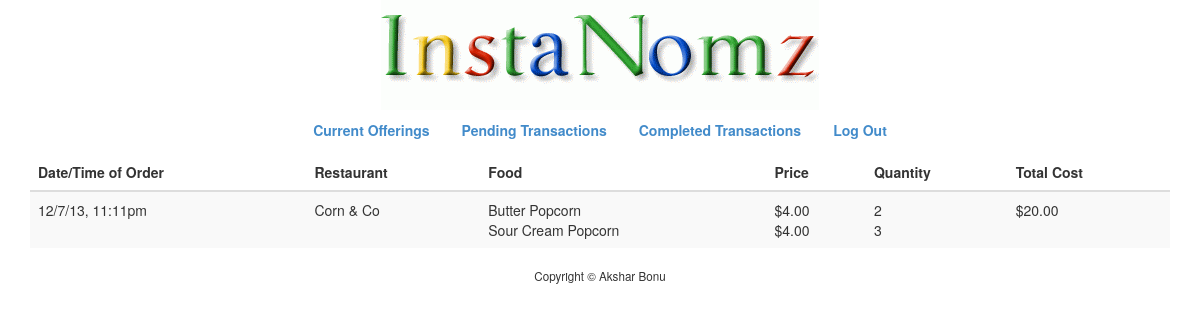
The app's page /completed_transactions_user.php (signed in) with its own data.
### tables this page shows
CREATE TABLE IF NOT EXISTS `completed_order` (
  `foods` mediumtext NOT NULL,
  `cost` decimal(65,2) NOT NULL,
  `id_restaurant` int(10) NOT NULL,
  `id_user` int(10) NOT NULL,
  `username` varchar(255) NOT NULL,
  `name` varchar(255) NOT NULL,
  `email` varchar(255) NOT NULL,
  `mobilenumber` varchar(255) NOT NULL,
  `dorm` varchar(255) NOT NULL,
  `datetime` timestamp NOT NULL DEFAULT CURRENT_TIMESTAMP ON UPDATE CURRENT_TIMESTAMP,
  `id` int(10) NOT NULL,
  `name_restaurant` varchar(255) NOT NULL,
  PRIMARY KEY (`id`)
);

### public/completed_transactions_user.php (called while the page is built, shortened)
<?php
    $orders = array();
    if (!empty($_SESSION["guest"]))
    {
        if (!empty($_SESSION["uniqueid"]))
        {
            foreach($_SESSION["uniqueid"] as $id)
            {
                $menuitem = query("SELECT * FROM completed_order WHERE id = ?", $id);
                if(!empty($menuitem))
                {
                    $orders[] = $menuitem[0];
                }
            }
        }
        if(empty($orders))
        {
            apologize(array("You have no completed orders!"), 1);
        }
    }
    else
    {
        $orders = query("SELECT * FROM completed_order WHERE id_user = ?", $_SESSION["id"]);
    }
    render("completed_transactions_form_user.php", ["orders" => $orders, "title" => "Current Menu"], 1);
?>

### templates/completed_transactions_form_user.php (the view)
<ul class="nav nav-pills">
    <li><a href="index.php"><strong>Current Offerings</strong></a></li>
    <?php
        if(empty($_SESSION["guest"]) && empty($_SESSION["id"]))
        {
            printf("<li><a href='login_user.php'><strong>Log In</strong></a></li>");
            printf("<li><a href='register_user.php'><strong>Sign Up</strong></a></li>");
            printf("<li><a href='guest_user.php'><strong>Sign Up as Guest</strong></a></li>");
        }
        else
        {
            printf("<li><a href='pending_transactions_user.php'><strong>Pending Transactions</strong></a></li>");
            printf("<li><a href='completed_transactions_user.php'><strong>Completed Transactions</strong></a></li>");
            if(!empty($_SESSION["guest"]))
            {
                printf("<li><a href='logout_user.php'><strong>Log Out of Guest</strong></a></li>");
            }
            else if(!empty($_SESSION["id"]))
            {
                printf("<li><a href='logout_user.php'><strong>Log Out</strong></a></li>");
            }
        }
    ?>
</ul>
<table class="table table-striped">
    <thead>
        <tr>
            <th>Date/Time of Order</th>
            <th>Restaurant</th>
            <th>Food</th>
            <th>Price</th>
            <th>Quantity</th>
            <th>Total Cost</th>
        </tr>
    </thead>
    <tbody>
    <?php
        if (!empty($orders))
        {
            foreach ($orders as $item)
            {
                $foods = unserialize($item["foods"]);
                printf("<tr>");
                printf("<td>%s</td>", date("n/j/y, g:ia", strtotime($item["datetime"])));
                printf("<td>%s</td>", htmlspecialchars($item["name_restaurant"]));
                printf("<td>");
                foreach ($foods["food"] as $food)
                {
                    printf("%s<br/>", htmlspecialchars($food));
                }
                printf("</td>");
                printf("<td>");
                foreach ($foods["price"] as $price)
                {
                    printf("$%s<br/>", number_format($price, 2));
                }
                printf("</td>");
                printf("<td>");
                foreach ($foods["quantity"] as $quantity)
                {
                    printf("%s<br/>", number_format($quantity, 0));
                }
                printf("</td>");
                printf("<td>$%s</td>", number_format($item["cost"], 2));
                printf("</tr>");
            }
        }
    ?>
    </tbody>
</table>

### public/css/styles.css (style rules this page uses)
#middle td { text-align: left; }
#middle .nav { display: inline-block; }

### records on screen
completed_order: datetime "12/7/13, 11:11pm", name_restaurant "Corn & Co", foods "Butter Popcorn", foods "Sour Cream Popcorn", foods "4.00", foods "2", foods "3", cost "20.00"
